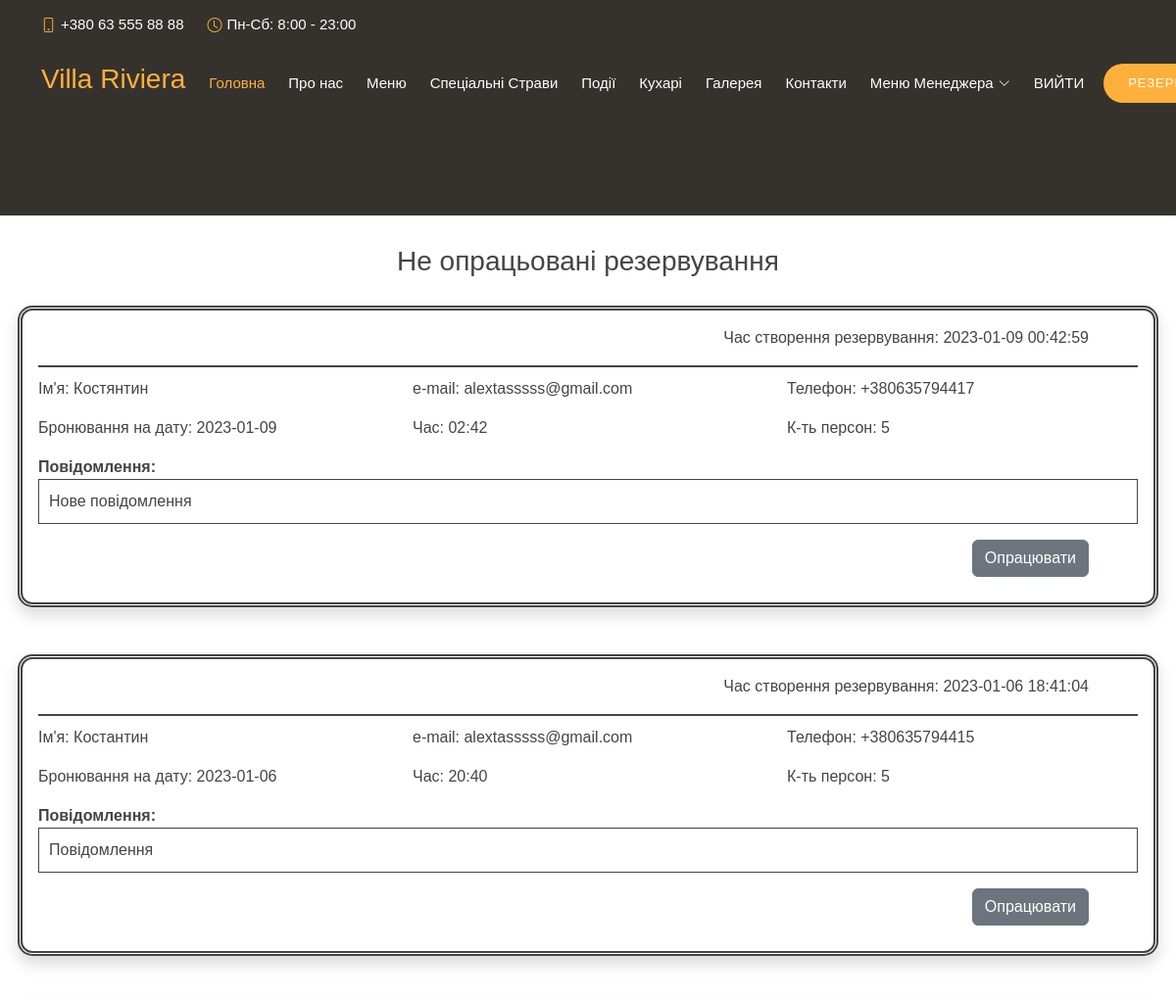
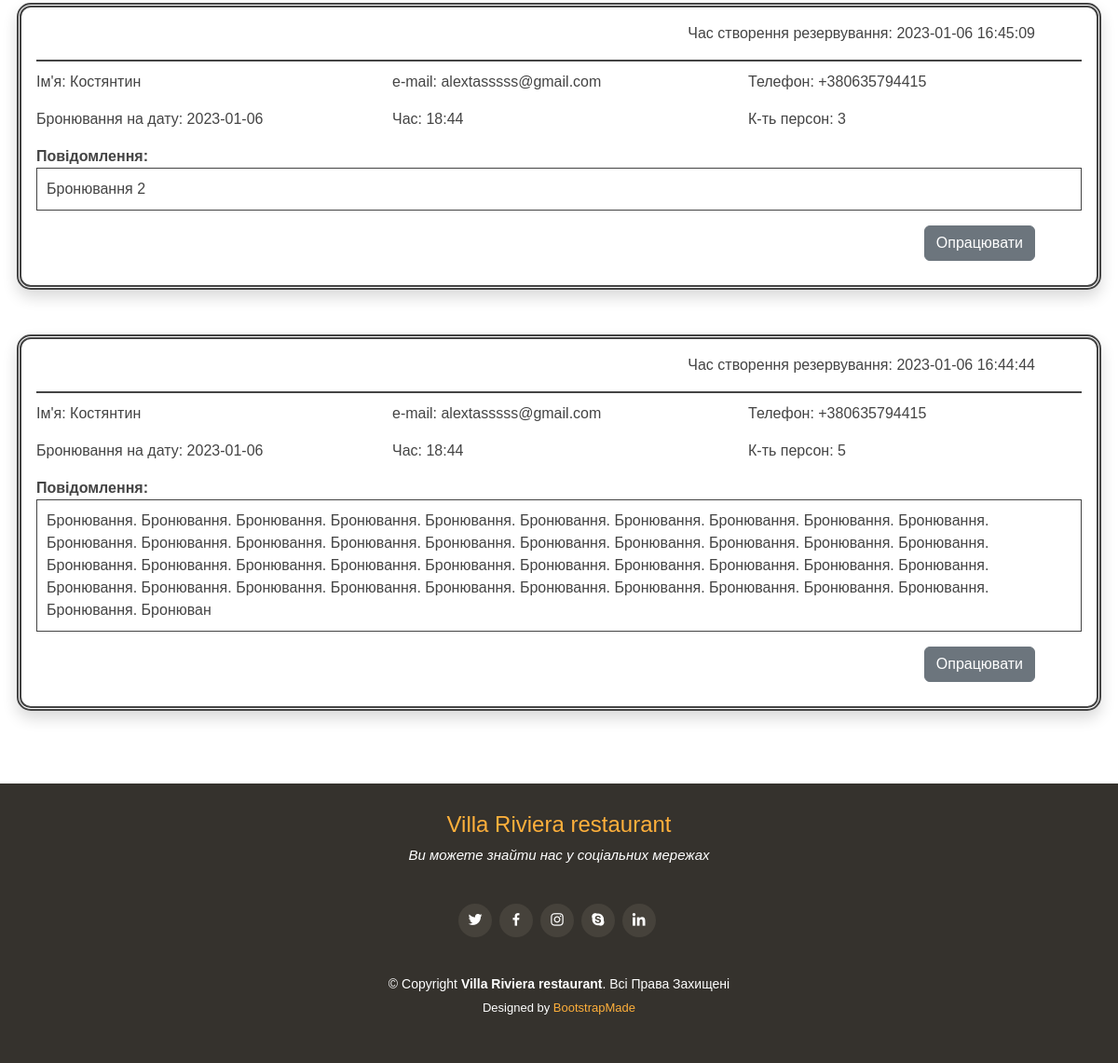
The page /manager/reservations/ (signed in) on the database its author committed (2 pictures, top to bottom).
### main_page/models.py (models this page shows, shortened)
class UserReservation(models.Model):
    phone_validator = RegexValidator(regex=r'^\+?3?8?[- 0]?[- (]?[- 0(]?[0-9]{2}\)?([ -]?[0-9]){7}',
                                     message='Enter phone in format +380XXXXXXXXX')
    email_validator = RegexValidator(regex=r'[\da-zA-Z](-?[_\da-zA-Z])*-?@([\da-zA-Z]+\.)*[a-z]{2,6}',
                                     message='Enter a valid email address')
    date_validator = RegexValidator(regex=r'\d{2,4}([- ,.]\d{1,2}){2}', message='Enter date in format "0000-00-00"')
    time_validator = RegexValidator(regex=r'\d{2}[:-]\d{2}', message='Enter time in format "00:00"')
    name = models.CharField(max_length=50)
    email = models.CharField(max_length=70, blank=True, validators=[email_validator])
    phone = models.CharField(max_length=20, validators=[phone_validator])
    persons = models.PositiveSmallIntegerField()
    message = models.TextField(max_length=500, blank=True)
    date = models.DateTimeField(auto_now_add=True)
    manager_date_processed = models.DateTimeField(auto_now=True)
    is_processed = models.BooleanField(default=False)
    future_date_reserve = models.DateField(validators=[date_validator])
    future_time_reserve = models.TimeField(validators=[time_validator])
    class Meta:
        ordering = ('-date', )

### manager/views.py (the view)
# urls.py: path('reservations/', reservations, name='reservations'),
@login_required(login_url='/login/')
@user_passes_test(is_manager)
def reservations(request):
    user_reservations = UserReservation.objects.filter(is_processed=False)
    return render(request, 'reservations.html', context={'reservations': user_reservations})

### manager/views.py (called while the page is built)
def is_manager(user):
    return user.groups.filter(name='manager').exists()

### manager/templates/reservations.html (shortened to what this page needs)
{% extends 'index.html' %}
{% block site_content %}
     <div class="empty"></div>
     <div class="container d-flex justify-content-center align-items-center reservations-container">
         <div class="row">
            <div class="reservation-header">
                <h3>Не опрацьовані резервування</h3>
            </div>
            {% for message in reservations %}
                <div class="reservation-container shadow p-3 mb-5 bg-white">
                    <div class="reservation-time">
                        <p>Час створення резервування: {{ message.date|date:'Y-m-d H:i:s' }}</p>
                    </div>
                    <div class="row">
                        <div class="col-lg">
                            <p>Ім'я: {{ message.name }}</p>
                        </div>
                        <div class="col-lg">
                            <p>e-mail: {{ message.email }}</p>
                        </div>
                        <div class="col-lg">
                            <p>Телефон: {{ message.phone }}</p>
                        </div>
                    </div>
                    <div class="row">
                        <div class="col-lg">
                            <p>Бронювання на дату: {{ message.future_date_reserve|date:'Y-m-d' }}</p>
                        </div>
                        <div class="col-lg">
                            <p>Час: {{ message.future_time_reserve|time:'H:i' }}</p>
                        </div>
                        <div class="col-lg">
                            <p>К-ть персон: {{ message.persons }}</p>
                        </div>
                    </div>
                    <div>
                        <p class="reservation-message-title"><b>Повідомлення:</b></p>
                        <p class="reservation-message">{{ message.message }}</p>
                    </div>
                    <div class="reservation-button">
                        <a href="{% url 'manager:update_reservations' pk=message.pk %}"><button type="button" class="btn btn-secondary">Опрацювати</button></a>
                    </div>
                </div>
            {% endfor %}
        </div>
     </div>
{% endblock %}

### static/assets/css/style.css (style rules this page uses)
html { height: 100%; }
body { font-family: 'Helvetica', sans-serif; color: #444444; min-height: 100%; }
a { text-decoration: none; color: #ffb03b; }
h1, h2, h3, h4, h5, h6 { font-family: 'Helvetica', sans-serif; }

### manager/templates/reservations.html (style rules this page uses)
.empty { height: 220px; width: 100%; background: #35322d; }
.reservations-container { padding: 30px 0px; }
.reservation-header { text-align: center; margin-bottom: 20px; }
.reservation-container { border: thick double #444444; border-radius: 15px; margin-bottom: 20px; padding: 20px; }
.reservation-time { text-align: right; padding-right: 50px; margin-bottom: 10px; border-bottom: #444444 2px solid; }
.reservation-button { text-align: right; margin-bottom: 10px; margin-right: 50px; }
.reservation-message-title { padding: 0; margin: 0; }
.reservation-message { border: #444444 1px solid; padding: 10px; }

### rows shown on the page
UserReservation: date "2023-01-09 00:42:59", name "Костянтин", email "alextasssss@gmail.com", phone "+380635794417", future_date_reserve "2023-01-09", future_time_reserve "02:42", persons "5", message "Нове повідомлення"
UserReservation: date "2023-01-06 18:41:04", name "Костантин", email "alextasssss@gmail.com", phone "+380635794415", future_date_reserve "2023-01-06", future_time_reserve "20:40", persons "5", message "Повідомлення"
UserReservation: date "2023-01-06 16:45:09", name "Костянтин", email "alextasssss@gmail.com", phone "+380635794415", future_date_reserve "2023-01-06", future_time_reserve "18:44", persons "3", message "Бронювання 2"
UserReservation: date "2023-01-06 16:44:44", name "Костянтин", email "alextasssss@gmail.com", phone "+380635794415", future_date_reserve "2023-01-06", future_time_reserve "18:44", persons "5", message "Бронювання. Бронювання. Бронювання. Бронювання. Бронювання. Бронювання. Бронювання. Бронювання. Бронювання. Бронювання. Бронювання. Бронювання. Бронювання. Бронювання. Бронювання. Бронювання. Бронювання. Бронювання. Бронювання. Бронювання. Бронювання. Бронювання. Бронювання. Бронювання. Бронювання. Бронювання. Бронювання. Бронювання. Бронювання. Бронювання. Бронювання. Бронювання. Бронювання. Бронювання. Бронювання. Бронювання. Бронювання. Бронювання. Бронювання. Бронювання. Бронювання. Бронюван"
